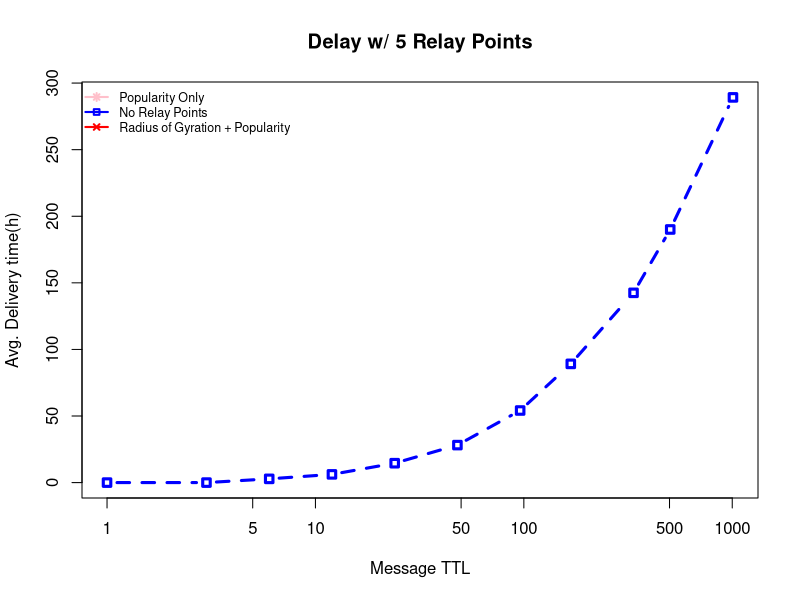
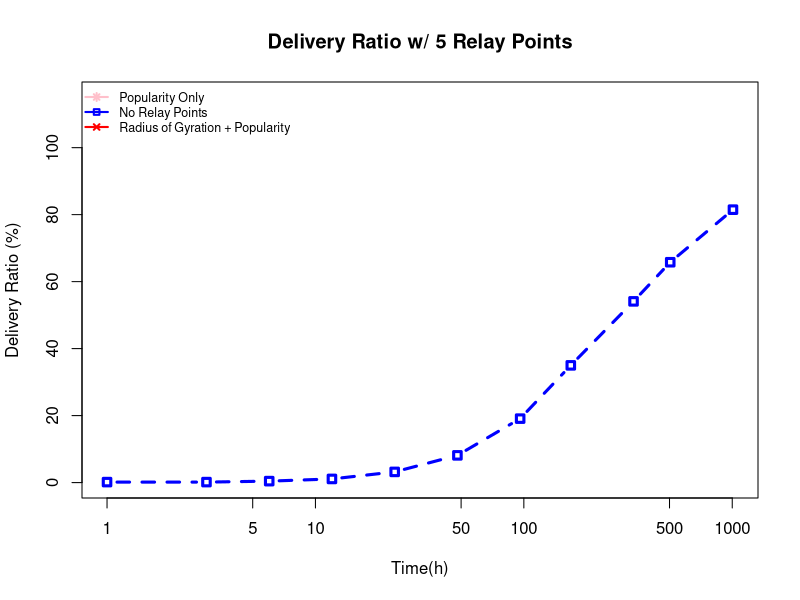
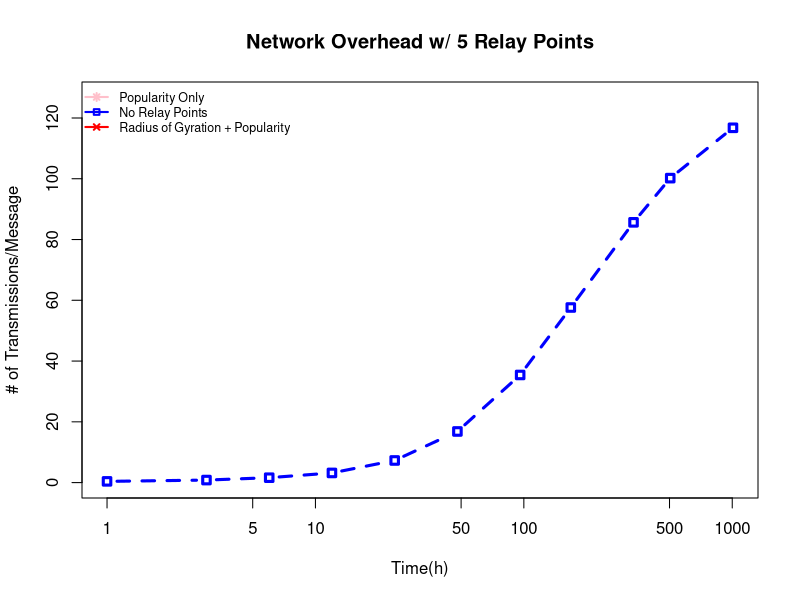

Recreate these plots in R, in order.
b = read.csv("result_bubble.0.txt",head=F, sep = ",")
#p = read.csv("result_bubble.1.txt",head=F, sep = ",")
#f = read.csv("result_bubble.2.txt",head=F, sep = ",")

total =length(b$V1)

b = b[b$V3!="False",]
ub = length(b$V1)
tb=mean(b$V5)
mb=mean(b$V4)
#png("comp.png")
#par(mfrow=c(1,2))
#boxplot(p$V4,b$V4,names = c("protocolo","bubble"),main="Messages Transmitted")

x = c(1,3,6,12,24,48,96,7*24,14*24,21*24,42*24)

avb1 = mean(b[b$V5<1,]$V5)
avb2 = mean(b[b$V5<3,]$V5)
avb3 = mean(b[b$V5<6,]$V5)
avb4 = mean(b[b$V5<12,]$V5)
avb5 = mean(b[b$V5<24,]$V5)
avb6 = mean(b[b$V5<48,]$V5)
avb7 = mean(b[b$V5<96,]$V5)
avb8 = mean(b[b$V5<7*24,]$V5)
avb9 = mean(b[b$V5<14*24,]$V5)
avb10 = mean(b[b$V5<21*24,]$V5)
avb11 = mean(b[b$V5<42*24,]$V5)


y1= c(avb1,avb2,avb3,avb4,avb5,avb6,avb7,avb8,avb9,avb10,avb11)

png("delay_log.png")
plot(x,y1, type="b",col="blue",ylim = c(0,avb11),ylab="Avg. Delivery time(h)",xlab = "Message TTL",lty=2,lwd=3,pch=0,log="x",main = "Delay w/ 5 Relay Points")
#plot(x,100*y1,log="x",col="blue",type="b",ylim=c(0,70))
legend('topleft', c("Popularity Only","No Relay Points","Radius of Gyration + Popularity") , lty=1, col=c('pink','blue', 'red'), bty='n', cex=.75,lwd = 2,pch=c(8,0,4))
dev.off()

#png("boxplot.png")
#boxplot(p[p$V5<48,]$V5,b[b$V5<48,]$V5,names = c("protocolo","bubble"),main="Delivery times")
#dev.off()

bt1 = length(b[b$V5 <=1,]$V1)/total

bt2 = length(b[b$V5 <=3,]$V1)/total

bt3 = length(b[b$V5 <=6,]$V1)/total


bt4 = length(b[b$V5 <=12,]$V1)/total

bt5 = length(b[b$V5 <=24,]$V1)/total

bt6 = length(b[b$V5 <=48,]$V1)/total

bt7 = length(b[b$V5 <=96,]$V1)/total

bt8 = length(b[b$V5 <=7*24,]$V1)/total

bt9 = length(b[b$V5 <=14*24,]$V1)/total

bt10 = length(b[b$V5 <=21*24,]$V1)/total

bt11 = length(b[b$V5 <=42*24,]$V1)/total

x = c(1,3,6,12,24,48,96,7*24,14*24,21*24,42*24)
y1= c(bt1,bt2,bt3,bt4,bt5,bt6,bt7,bt8,bt9,bt10,bt11)

png("deliv_log.png")
plot(x,100*y1, type="b",col="blue",ylim = c(0,115),ylab="Delivery Ratio (%)",xlab = "Time(h)",lty=2,lwd=3,pch=0,log="x",main = "Delivery Ratio w/ 5 Relay Points")
legend('topleft', c("Popularity Only","No Relay Points","Radius of Gyration + Popularity") , lty=1, col=c('pink','blue', 'red'), bty='n', cex=.75,lwd = 2,pch=c(8,0,4))
dev.off()


bt1 = sum(read.csv("b_1h.txt",head=F))/total

bt2 = sum(read.csv("b_3h.txt",head=F))/total

bt3 = sum(read.csv("b_6h.txt",head=F))/total

bt4 = sum(read.csv("b_12h.txt",head=F))/total

bt5 = sum(read.csv("b_24h.txt",head=F))/total

bt6 = sum(read.csv("b_48h.txt",head=F))/total

bt7 = sum(read.csv("b_96h.txt",head=F))/total

bt8 = sum(read.csv("b_1w.txt",head=F))/total

bt9 = sum(read.csv("b_2w.txt",head=F))/total

bt10 = sum(read.csv("b_3w.txt",head=F))/total

bt11 = sum(read.csv("b_6w.txt",head=F))/total

x = c(1,3,6,12,24,48,96,7*24,14*24,21*24,42*24)
y1= c(bt1,bt2,bt3,bt4,bt5,bt6,bt7,bt8,bt9,bt10,bt11)

png("overhead_log.png")
plot(x,y1, type="b",col="blue",ylim = c(0,bt11+10),ylab="# of Transmissions/Message",xlab = "Time(h)",lty=2,lwd=3,pch=0,log="x",main = "Network Overhead w/ 5 Relay Points")
#plot(x,100*y1,log="x",col="blue",type="b",ylim=c(0,70))
legend('topleft', c("Popularity Only","No Relay Points","Radius of Gyration + Popularity") , lty=1, col=c('pink','blue', 'red'), bty='n', cex=.75,lwd = 2,pch=c(8,0,4))
dev.off()


